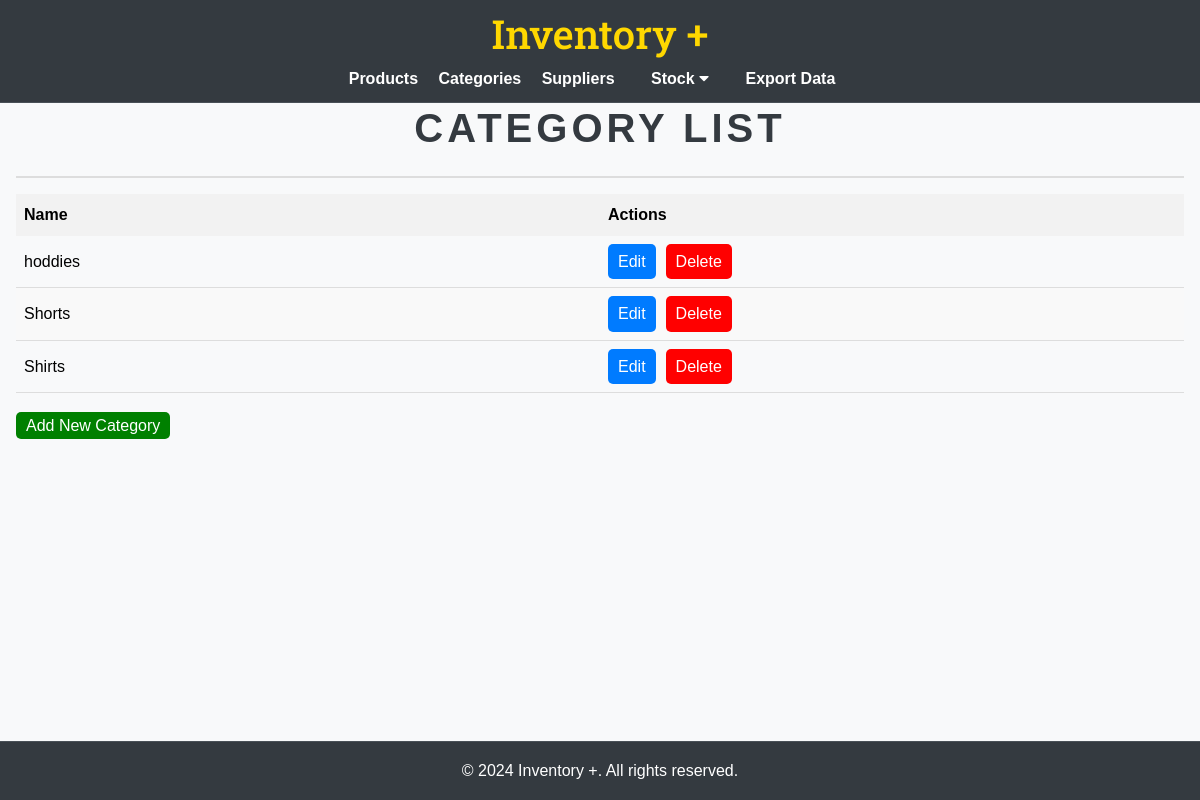
Page /categories/ on the committed database.
### inventory/models.py (models this page shows, shortened)
class Category(models.Model):
    name = models.CharField(max_length=100)

### inventory/views.py (the view)
# urls.py: path('categories/', views.category_list, name='category_list'),
def category_list(request):
    categories = Category.objects.all()
    return render(request, 'inventory/category_list.html', {'categories': categories})

### inventory/templates/inventory/category_list.html
{% extends "base.html" %}
{% block content %}
<h2>Category List</h2>
<table style="width: 100%; border-collapse: collapse; margin-bottom: 20px; border: none;">
    <thead>
        <tr>
            <th style="border: none; padding: 8px; width: 50%;">Name</th>
            <th style="border: none; padding: 8px; width: 50%;">Actions</th>
        </tr>
    </thead>
    <tbody>
        {% for category in categories %}
        <tr style="border-bottom: 1px solid #ddd;">
            <td style="border: none; padding: 8px;">{{ category.name }}</td>
            <td style="border: none; padding: 8px;">
                <div style="display: flex; gap: 10px;">
                    <a href="{% url 'category_edit' pk=category.pk %}" style="background-color:#007bff; color: white; padding: 5px 10px; text-decoration: none; border-radius: 5px;">Edit</a>
                    <a href="{% url 'category_delete' pk=category.pk %}" style="background-color: red; color: white; padding: 5px 10px; text-decoration: none; border-radius: 5px;">Delete</a>
                </div>
            </td>
        </tr>
        {% empty %}
        <tr>
            <td colspan="2" style="border: none; padding: 8px;">No categories found.</td>
        </tr>
        {% endfor %}
    </tbody>
</table>
<a href="{% url 'category_create' %}" style="background-color: green; color: white; padding: 5px 10px; text-decoration: none; border-radius: 5px;">Add New Category</a>
{% endblock %}

### inventory/static/css/style.css (style rules this page uses)
* { margin: 0; padding: 0; box-sizing: border-box; }
html, body { height: 100%; font-family: Arial, sans-serif; line-height: 1.6; background-color: #f8f9fa; }
body { display: flex; flex-direction: column; }
h2 { font-size: 2.5rem; color: #343a40; text-align: center; margin-top: 1rem; margin-bottom: 1rem; font-weight: bold; text-transform: uppercase; letter-spacing: 0.1em; border-bottom: 2px solid #ddd; padding-bottom: 1rem; }
table { width: 100%; border-collapse: collapse; }
th, td { border: 1px solid #ddd; padding: 8px; }
th { background-color: #f2f2f2; text-align: left; }
tr:nth-child(even) { background-color: #f9f9f9; }

### rows in the picture
Category: name "hoddies"
Category: name "Shorts"
Category: name "Shirts"
